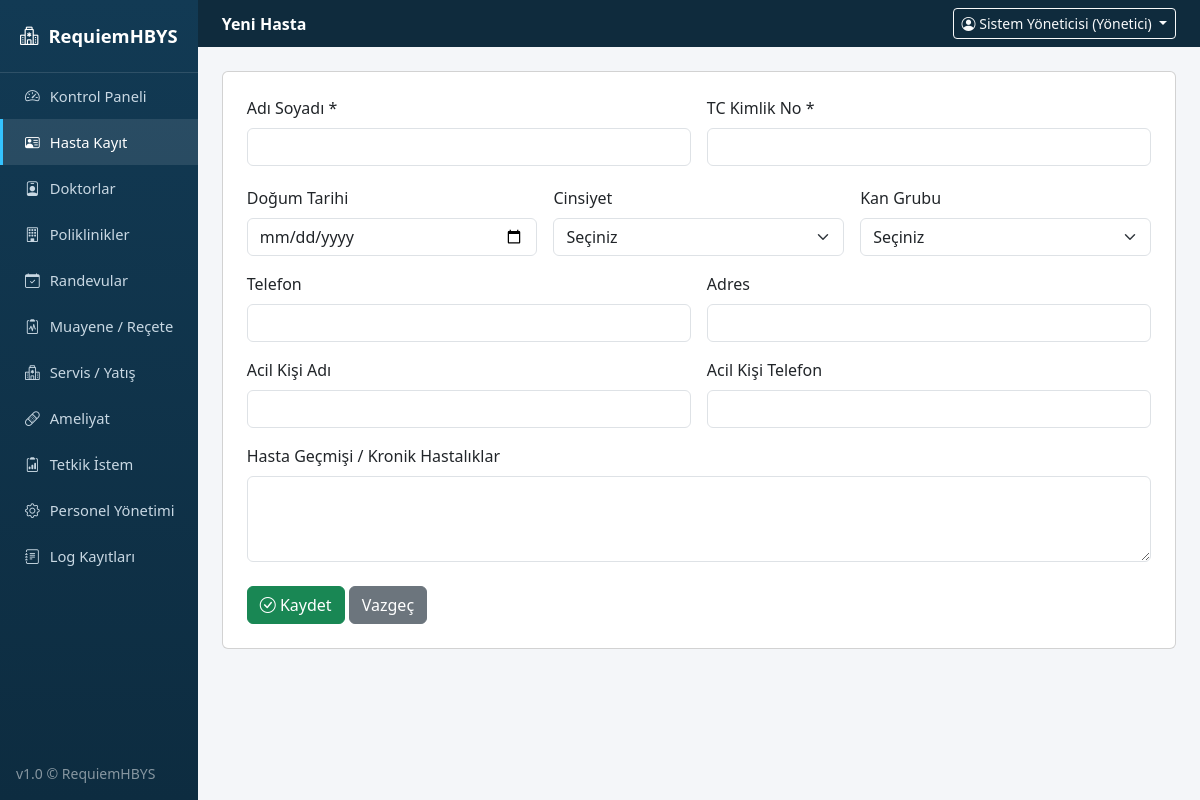
Before: /hastalar/form/2 (signed in) with the older database file.
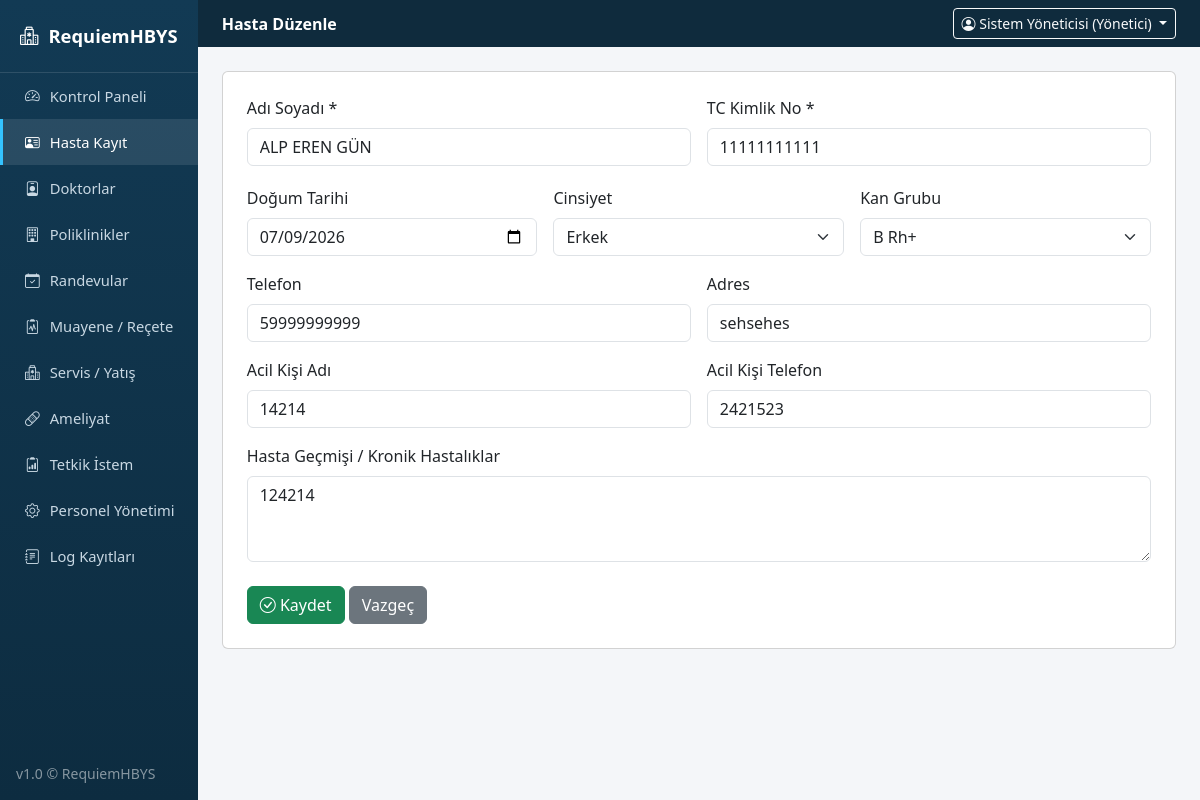
After: the same page with the newer database file.
### tables this page shows
CREATE TABLE hastalar (
            id INTEGER PRIMARY KEY AUTOINCREMENT,
            ad_soyad TEXT NOT NULL,
            tc TEXT,
            dogum_tarihi TEXT,
            cinsiyet TEXT,
            kan_grubu TEXT,
            telefon TEXT,
            adres TEXT,
            acil_ad TEXT,
            acil_tel TEXT,
            gecmis TEXT,
            kayit_tarihi TEXT
        );

### app.py (the view)
@app.route("/hastalar/form")
@app.route("/hastalar/form/<int:hid>")
@login_required
@modul_gerekli("hasta")
def hasta_form(hid=None):
    hasta = db.hasta_getir_tek(hid) if hid else None
    return render_template("hasta_form.html", hasta=hasta)

### app.py (called while the page is built)
def login_required(f):
    @wraps(f)
    def wrapper(*args, **kwargs):
        if "user_id" not in session:
            flash("Lütfen giriş yapın.", "warning")
            return redirect(url_for("login"))
        return f(*args, **kwargs)
    return wrapper

def modul_gerekli(modul):
    def decorator(f):
        @wraps(f)
        def wrapper(*args, **kwargs):
            rol = session.get("rol")
            izinli = ROL_MODUL_YETKILERI.get(rol, set())
            if modul not in izinli:
                db.log_ekle(session.get("ad"), rol, "YETKİ", "ERİŞİM_RED",
                            f"'{modul}' modülüne yetkisiz erişim denemesi ({request.path}).", "Başarısız")
                flash("Bu sayfa için yetkiniz bulunmuyor.", "danger")
                return redirect(url_for("dashboard"))
            return f(*args, **kwargs)
        return wrapper
    return decorator

@app.context_processor
def inject_globals():
    def modul_yetkili(modul):
        return modul in ROL_MODUL_YETKILERI.get(session.get("rol"), set())
    return {"simdi": datetime.now().strftime("%d.%m.%Y %H:%M"), "modul_yetkili": modul_yetkili}

### templates/hasta_form.html (shortened to what this page needs)
{% extends "base.html" %}
{% block page_header %}{{ 'Hasta Düzenle' if hasta else 'Yeni Hasta' }}{% endblock %}
{% block content %}
<div class="card p-4">
  <form method="post" action="{{ url_for('hasta_kaydet') }}">
    <div class="row g-3">
      <div class="col-md-6">
        <label class="form-label">Adı Soyadı *</label>
        <input class="form-control" name="ad_soyad" value="{{ hasta.ad_soyad if hasta else '' }}" required>
      </div>
      <div class="col-md-6">
            <label class="form-label">TC Kimlik No *</label>
            <input type="text" class="form-control" name="tc" value="{{ hasta.tc if hasta else '' }}" maxlength="11" oninput="this.value = this.value.replace(/[^0-9]/g, '')" required>
        </div>
    </div>
    <div class="row g-3 mt-1">
        <div class="col-md-4">
            <label class="form-label">Doğum Tarihi</label>
<input type="date" class="form-control" name="dogum_tarihi" value="{{ hasta.dogum_tarihi if hasta else '' }}" onclick="this.showPicker()">        </div>
      <div class="col-md-4">
        <label class="form-label">Cinsiyet</label>
        <select class="form-select" name="cinsiyet">
          <option value="">Seçiniz</option>
          {% for c in ["Erkek", "Kadın"] %}
          <option value="{{ c }}" {{ 'selected' if hasta and hasta.cinsiyet==c }}>{{ c }}</option>
          {% endfor %}
        </select>
      </div>
      <div class="col-md-4">
        <label class="form-label">Kan Grubu</label>
        <select class="form-select" name="kan_grubu">
          <option value="">Seçiniz</option>
          {% for k in ["A Rh+", "A Rh-", "B Rh+", "B Rh-", "AB Rh+", "AB Rh-", "0 Rh+", "0 Rh-"] %}
          <option value="{{ k }}" {{ 'selected' if hasta and hasta.kan_grubu==k }}>{{ k }}</option>
          {% endfor %}
        </select>
      </div>
      <div class="col-md-6">
        <label class="form-label">Telefon</label>
        <input type=text class="form-control" name="telefon" value="{{ hasta.telefon if hasta else '' }}" maxlength=11 oninput="this.value = this.value.replace(/[^0-9]/g, '')">
      </div>
      <div class="col-md-6">
        <label class="form-label">Adres</label>
        <input class="form-control" name="adres" value="{{ hasta.adres if hasta else '' }}">
      </div>
      <div class="col-md-6">
        <label class="form-label">Acil Kişi Adı</label>
        <input class="form-control" name="acil_ad" value="{{ hasta.acil_ad if hasta else '' }}">
      </div>
      <div class="col-md-6">
        <label class="form-label">Acil Kişi Telefon</label>
        <input tpye=text class="form-control" name="acil_tel" value="{{ hasta.acil_tel if hasta else '' }}" maxlength=11 oninput="this.value = this.value.replace(/[^0-9]/g, '')">
      </div>
      <div class="col-12">
        <label class="form-label">Hasta Geçmişi / Kronik Hastalıklar</label>
        <textarea class="form-control" name="gecmis" rows="3">{{ hasta.gecmis if hasta else '' }}</textarea>
      </div>
    </div>
    <div class="mt-4">
      <button class="btn btn-success"><i class="bi bi-check-circle"></i> Kaydet</button>
      <a href="{{ url_for('hastalar') }}" class="btn btn-secondary">Vazgeç</a>
    </div>
  </form>
</div>
{% endblock %}

Changed rows visible on the page:
added hastalar: ad_soyad "ALP EREN GÜN", tc "11111111111", dogum_tarihi "07/09/2026", telefon "59999999999", adres "sehsehes", acil_ad "14214", acil_tel "2421523", gecmis "124214"
Other visible differences:
{{ 'Hasta Düzenle' if hasta else 'Yeni Hasta' }}: "Yeni Hasta" → "Hasta Düzenle"
form field cinsiyet: "Seçiniz" → "Erkek"
form field kan_grubu: "Seçiniz" → "B Rh+"
